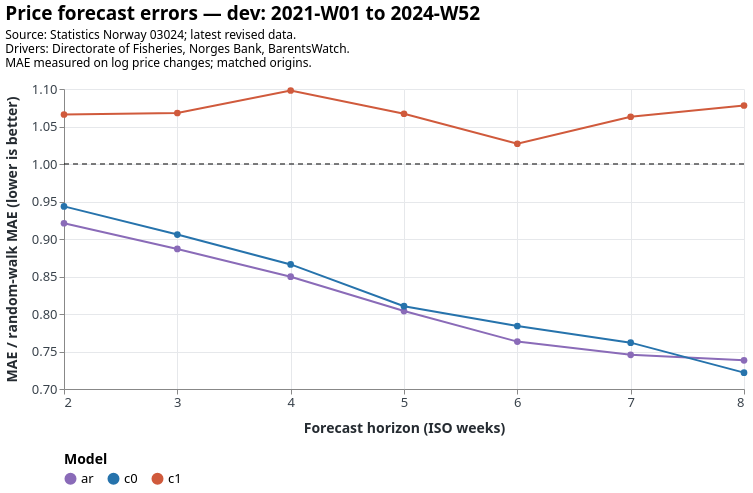

Write a Vega-Lite specification for this figure.
### Vega-Lite specification from a JSON file in a GitHub repository (floating-point values rounded to 4 significant figures)
{"$schema": "https://vega.github.io/schema/vega-lite/v5.20.1.json", "config": {"area": {"opacity": 0.16}, "axis": {"gridColor": "#e6e8eb", "labelColor": "#39424b", "labelFontSize": 13, "titleColor": "#252b31", "titleFontSize": 14, "titlePadding": 12}, "background": "white", "font": "system-ui, -apple-system, BlinkMacSystemFont, sans-serif", "legend": {"labelFontSize": 13, "orient": "bottom", "titleFontSize": 14}, "line": {"strokeWidth": 2}, "point": {"size": 45}, "range": {"category": ["#737373", "#8a6bb8", "#2673ac", "#d05a3c", "#747474", "#a78329", "#b54b73", "#23877d", "#252b31"]}, "text": {"fontSize": 15}, "title": {"anchor": "start", "fontSize": 19, "offset": 14, "subtitleFontSize": 12, "subtitlePadding": 6}, "view": {"stroke": null}}, "height": 300, "layer": [{"data": {"values": [{"h": 2, "hit_rate": 0.6782, "mae": 0.05834, "mae_ratio": 0.921, "model": "ar", "window": "dev"}, {"h": 2, "hit_rate": 0.6733, "mae": 0.05977, "mae_ratio": 0.9435, "model": "c0", "window": "dev"}, {"h": 2, "hit_rate": 0.6188, "mae": 0.06752, "mae_ratio": 1.066, "model": "c1", "window": "dev"}, {"h": 3, "hit_rate": 0.6634, "mae": 0.06911, "mae_ratio": 0.8868, "model": "ar", "window": "dev"}, {"h": 3, "hit_rate": 0.6683, "mae": 0.0706, "mae_ratio": 0.9059, "model": "c0", "window": "dev"}, {"h": 3, "hit_rate": 0.6089, "mae": 0.08322, "mae_ratio": 1.068, "model": "c1", "window": "dev"}, {"h": 4, "hit_rate": 0.7327, "mae": 0.07555, "mae_ratio": 0.8497, "model": "ar", "window": "dev"}, {"h": 4, "hit_rate": 0.703, "mae": 0.07701, "mae_ratio": 0.8661, "model": "c0", "window": "dev"}, {"h": 4, "hit_rate": 0.6782, "mae": 0.09764, "mae_ratio": 1.098, "model": "c1", "window": "dev"}, {"h": 5, "hit_rate": 0.7376, "mae": 0.08094, "mae_ratio": 0.8039, "model": "ar", "window": "dev"}, {"h": 5, "hit_rate": 0.7129, "mae": 0.0816, "mae_ratio": 0.8104, "model": "c0", "window": "dev"}, {"h": 5, "hit_rate": 0.6782, "mae": 0.1075, "mae_ratio": 1.067, "model": "c1", "window": "dev"}, {"h": 6, "hit_rate": 0.7822, "mae": 0.08668, "mae_ratio": 0.7632, "model": "ar", "window": "dev"}, {"h": 6, "hit_rate": 0.7475, "mae": 0.08904, "mae_ratio": 0.784, "model": "c0", "window": "dev"}, {"h": 6, "hit_rate": 0.7178, "mae": 0.1166, "mae_ratio": 1.027, "model": "c1", "window": "dev"}, {"h": 7, "hit_rate": 0.7921, "mae": 0.09291, "mae_ratio": 0.7456, "model": "ar", "window": "dev"}, {"h": 7, "hit_rate": 0.7723, "mae": 0.09492, "mae_ratio": 0.7618, "model": "c0", "window": "dev"}, {"h": 7, "hit_rate": 0.7574, "mae": 0.1325, "mae_ratio": 1.063, "model": "c1", "window": "dev"}, {"h": 8, "hit_rate": 0.802, "mae": 0.1016, "mae_ratio": 0.7382, "model": "ar", "window": "dev"}, {"h": 8, "hit_rate": 0.7673, "mae": 0.09932, "mae_ratio": 0.7218, "model": "c0", "window": "dev"}, {"h": 8, "hit_rate": 0.7723, "mae": 0.1483, "mae_ratio": 1.078, "model": "c1", "window": "dev"}]}, "encoding": {"color": {"field": "model", "scale": {"domain": ["ar", "c0", "c1"], "range": ["#8a6bb8", "#2673ac", "#d05a3c"]}, "title": "Model", "type": "nominal"}, "tooltip": [{"field": "model", "type": "nominal"}, {"field": "h", "type": "quantitative"}, {"field": "mae", "format": ".4f", "title": "MAE (log points)", "type": "quantitative"}, {"field": "mae_ratio", "format": ".3f", "type": "quantitative"}, {"field": "hit_rate", "format": ".1%", "type": "quantitative"}], "x": {"axis": {"format": "d", "values": [2, 3, 4, 5, 6, 7, 8]}, "field": "h", "title": "Forecast horizon (ISO weeks)", "type": "quantitative"}, "y": {"field": "mae_ratio", "scale": {"zero": false}, "title": "MAE / random-walk MAE (lower is better)", "type": "quantitative"}}, "mark": {"point": true, "type": "line"}}, {"data": {"values": [{"baseline": 1}]}, "encoding": {"y": {"field": "baseline", "type": "quantitative"}}, "mark": {"strokeDash": [5, 4], "type": "rule"}}], "title": {"subtitle": ["Source: Statistics Norway 03024; latest revised data.", "Drivers: Directorate of Fisheries, Norges Bank, BarentsWatch.", "MAE measured on log price changes; matched origins."], "text": "Price forecast errors — dev: 2021-W01 to 2024-W52"}, "width": 680}
